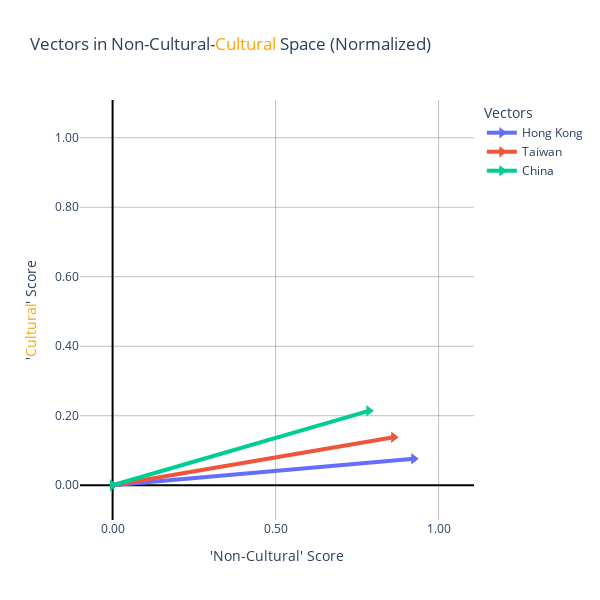

Source (notebook cell):
### Code cell
#Normalized

hongkong_nc_normalized = hongkong_O_normalized+hongkong_P_normalized
taiwan_nc_normalized = taiwan_O_normalized+taiwan_P_normalized
china_nc_normalized = china_O_normalized+china_P_normalized

vectors = {
    'Hong Kong': np.array([hongkong_nc_normalized, hongkong_C_normalized]),
    'Taiwan': np.array([taiwan_nc_normalized, taiwan_C_normalized]),
    'China': np.array([china_nc_normalized, china_C_normalized])
}

plot_subreddit_term_space(vectors, 'Non-Cultural', 'Cultural')
report_distances(vectors)

### Figure 1 — Plotly figure (JSON) as saved in the notebook; plotly's stock layout.template omitted (floating-point values rounded to 4 significant figures)
{"data": [{"line": {"width": 4}, "marker": {"size": 10, "symbol": "triangle-right"}, "mode": "lines+markers+text", "name": "Hong Kong", "textposition": "top center", "type": "scatter", "x": [0, 0.9238], "y": [0, 0.07624]}, {"line": {"width": 4}, "marker": {"size": 10, "symbol": "triangle-right"}, "mode": "lines+markers+text", "name": "Taiwan", "textposition": "top center", "type": "scatter", "x": [0, 0.8621], "y": [0, 0.1379]}, {"line": {"width": 4}, "marker": {"size": 10, "symbol": "triangle-right"}, "mode": "lines+markers+text", "name": "China", "textposition": "top center", "type": "scatter", "x": [0, 0.7858], "y": [0, 0.2142]}], "layout": {"autosize": false, "height": 600, "legend": {"title": {"text": "Vectors"}}, "showlegend": true, "title": {"text": "Vectors in Non-Cultural-<span style='color:orange;'>Cultural</span> Space (Normalized)"}, "width": 600, "xaxis": {"gridcolor": "gray", "gridwidth": 0.5, "range": [-0.1, 1.109], "showgrid": true, "tickformat": ".2f", "title": {"text": "'Non-Cultural' Score"}, "zeroline": true, "zerolinecolor": "black", "zerolinewidth": 2}, "yaxis": {"gridcolor": "gray", "gridwidth": 0.5, "range": [-0.1, 1.109], "showgrid": true, "tickformat": ".2f", "title": {"text": "'<span style='color:orange;'>Cultural</span>' Score"}, "zeroline": true, "zerolinecolor": "black", "zerolinewidth": 2}}}
